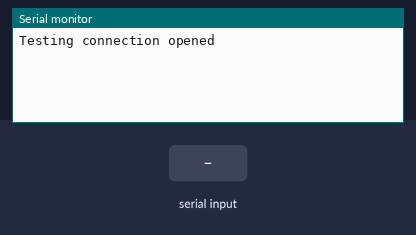
Bench run of a sketch on a simulated Arduino Uno, built with avr-gcc and run on an emulated ATmega328P. On the bench: the last lines printed to the serial monitor. Inputs (shaded band) come from the test bench.

Above: at 1.2 s.
1.3 s: "?" received over Serial
At 1.7 s:
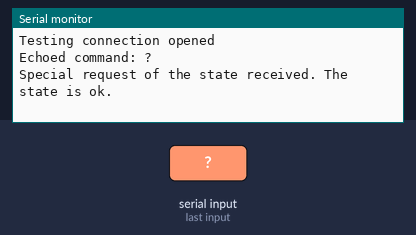
2.8 s: "1" received over Serial
At 4.0 s:
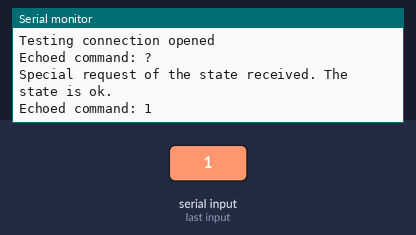

The sketch:

test_serial_com.ino
```cpp
/*
 * Test of timeouts for pyserial library and simple communication with python code.
*/
void setup()
{
  Serial.begin(115200); // send and receive at 115200 baud
  Serial.setTimeout(10); // sets small timeout for waiting the string buffer
  delay(10);
  if(Serial){
    Serial.write("Testing connection opened\n");
    // Serial.println("Connection opened");
  }
}


void loop(){
  delay(10);
  if (Serial.available() > 0){
     // reading of an entire string much less effective, but still affordable
     String readString = Serial.readString();  // by default, readString has 1 s timeout
     Serial.println("Echoed command: " + readString);
     if (readString == "?"){
        delay(2);
        Serial.println("Special request of the state received. The state is ok.");
     }

    // reading of single char - fast and effictive, tested
//    char readChar = Serial.read();
//    if (readChar == '?'){
//      Serial.print("Request of the state received, the state is ok, if you read this.");
//    }
//    if (readChar == '!'){
//      Serial.write('!');
//    }
    delay(5);
  }

}
```

Measured:
- after the input at 1.3 s, the serial monitor: prints a new line at once (image 1)
- after the input at 2.8 s, the serial monitor: prints a new line at once (image 2)
